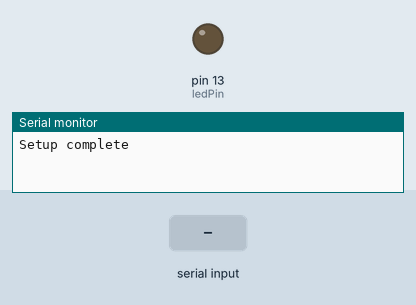
Recording of a program running on a simulated Arduino Uno, built with avr-gcc and run on an emulated ATmega328P. On the bench: output pins drawn as LEDs (lit = HIGH), the last lines printed to the serial monitor. The test bench sets the inputs (shaded band).

Above: at 1.2 s.
1.3 s: "1" received over the second serial link
At 2.8 s:
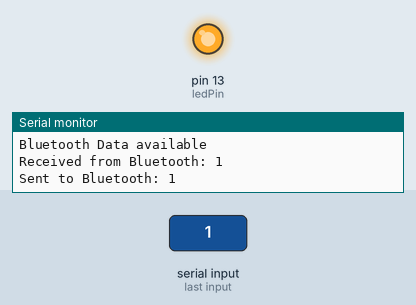
4.5 s: "1" received over Serial
Timing chart, 0 to 7.5 s (numbered marks = the images above; inputs shaded):
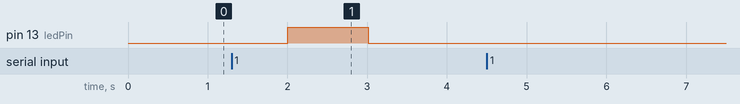

The program:

main.cpp
```cpp
#include <Arduino.h>
#include <SoftwareSerial.h>

int ledPin = 13;

// Create a software serial port for HM-10 communication
SoftwareSerial bluetooth(2, 3); // RX, TX (adjust pins accordingly)

void setup() {
  pinMode(ledPin, OUTPUT);

  // Start the software serial port for HM-10 communication
  bluetooth.begin(9600);

  // Start the hardware serial port for the Arduino (Serial Monitor)
  Serial.begin(9600);

  Serial.println("Setup complete");
}

void loop() {
  // Check if there is data available to read from the Serial Monitor
  if (Serial.available() > 0) {
    Serial.println("Serial Data available");
    char c = Serial.read();
    bluetooth.write(c);
    Serial.print("Sent to Bluetooth: ");
    Serial.println(c);
  }

  // Example: Write a predefined string to Bluetooth
  // String message = "Hello from Arduino!";
  // bluetooth.println(message); // Send the string to Bluetooth
  // Serial.print("Sent to Bluetooth: ");
  // Serial.println(message);

  delay(1000); // Delay to avoid flooding the Bluetooth connection

  // Check if there is data available to read from the HM-10
  if (bluetooth.available() > 0) {
    Serial.println("Bluetooth Data available");
    // If the HM-10 is connected, set the LED to HIGH
    digitalWrite(ledPin, HIGH);

    // Read the data from the HM-10 and accumulate it in a string
    String receivedData = "";
    while (bluetooth.available() > 0) {
      char c = bluetooth.read();
      receivedData += c;
    }
    // Print the entire received string to the Serial Monitor
    Serial.print("Received from Bluetooth: ");
    Serial.println(receivedData);

    // Try sending that data back to the HM-10
    bluetooth.println(receivedData);
    Serial.print("Sent to Bluetooth: ");
    Serial.println(receivedData);

  } else {
    // If no data is available, set the LED to LOW
    digitalWrite(ledPin, LOW);
  }
}
```

Measured:
- after the input at 1.3 s, pin 13 (ledPin): LOW → HIGH after 0.70 s, → LOW 1.0 s later
